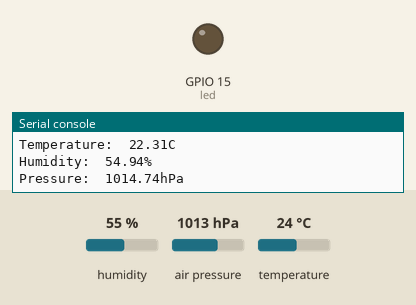
Recording of a program running on a simulated ESP32 board running MicroPython. Parts: output pins drawn as LEDs (lit = HIGH), the last lines printed to the serial console. The test bench sets the inputs (shaded band); at power-on: humidity 55 %, air pressure 1013 hPa, temperature 24 °C.

Above: at 0.19 s.
At 4.8 s:
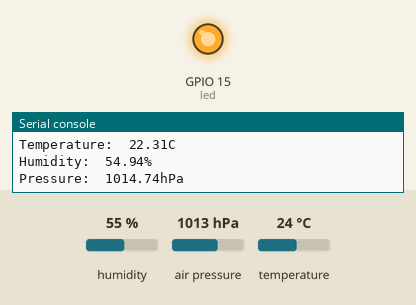
Timing chart, 0 to 5.1 s (numbered marks = the images above):
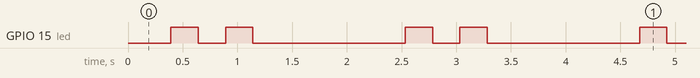

The program:

main.py
```python
from machine import Pin, I2C
#import machine
import time
import bosch_bme280


## MAIN LOOP SECTION

led = Pin(15, Pin.OUT)

i2c = I2C(1, scl=Pin(9), sda=Pin(8), freq=10000)

while True:
    bme = bosch_bme280.BME280(i2c=i2c)
    temp = bme.temperature
    hum = bme.humidity
    pres = bme.pressure

    print('\n')
    print('Temperature: ', temp)
    print('Humidity: ', hum)
    print('Pressure: ', pres)

    time.sleep(0.25)
    led.value(1)
    time.sleep(0.25)
    led.value(0)
    time.sleep(0.25)
    led.value(1)
    time.sleep(0.25)
    led.value(0)
    time.sleep(1)
```

bosch_bme280.py
```python
from machine import I2C
import time

# Bosch BMP280 address
BMP280_address = 0x76
BME280_I2CADDR = BMP280_address

# Operating Modes
BME280_OSAMPLE_1 = 1
BME280_OSAMPLE_2 = 2
BME280_OSAMPLE_4 = 3
BME280_OSAMPLE_8 = 4
BME280_OSAMPLE_16 = 5

# BME280 Registers

BME280_REGISTER_DIG_T1 = 0x88  # Trimming parameter registers
BME280_REGISTER_DIG_T2 = 0x8A
BME280_REGISTER_DIG_T3 = 0x8C

BME280_REGISTER_DIG_P1 = 0x8E
BME280_REGISTER_DIG_P2 = 0x90
BME280_REGISTER_DIG_P3 = 0x92
BME280_REGISTER_DIG_P4 = 0x94
BME280_REGISTER_DIG_P5 = 0x96
BME280_REGISTER_DIG_P6 = 0x98
BME280_REGISTER_DIG_P7 = 0x9A
BME280_REGISTER_DIG_P8 = 0x9C
BME280_REGISTER_DIG_P9 = 0x9E

BME280_REGISTER_DIG_H1 = 0xA1
BME280_REGISTER_DIG_H2 = 0xE1
BME280_REGISTER_DIG_H3 = 0xE3
BME280_REGISTER_DIG_H4 = 0xE4
BME280_REGISTER_DIG_H5 = 0xE5
BME280_REGISTER_DIG_H6 = 0xE6
BME280_REGISTER_DIG_H7 = 0xE7

BME280_REGISTER_CHIPID = 0xD0
BME280_REGISTER_VERSION = 0xD1
BME280_REGISTER_SOFTRESET = 0xE0

BME280_REGISTER_CONTROL_HUM = 0xF2
BME280_REGISTER_CONTROL = 0xF4
BME280_REGISTER_CONFIG = 0xF5
BME280_REGISTER_PRESSURE_DATA = 0xF7
BME280_REGISTER_TEMP_DATA = 0xFA
BME280_REGISTER_HUMIDITY_DATA = 0xFD

class Device:
  """Class for communicating with an I2C device.

  Allows reading and writing 8-bit, 16-bit, and byte array values to
  registers on the device."""

  def __init__(self, address, i2c):
    """Create an instance of the I2C device at the specified address using
    the specified I2C interface object."""
    self._address = address
    self._i2c = i2c

  def writeRaw8(self, value):
    """Write an 8-bit value on the bus (without register)."""
    value = value & 0xFF
    self._i2c.writeto(self._address, value)

  def write8(self, register, value):
    """Write an 8-bit value to the specified register."""
    b=bytearray(1)
    b[0]=value & 0xFF
    self._i2c.writeto_mem(self._address, register, b)

  def write16(self, register, value):
    """Write a 16-bit value to the specified register."""
    value = value & 0xFFFF
    b=bytearray(2)
    b[0]= value & 0xFF
    b[1]= (value>>8) & 0xFF
    self.i2c.writeto_mem(self._address, register, value)

  def readRaw8(self):
    """Read an 8-bit value on the bus (without register)."""
    return int.from_bytes(self._i2c.readfrom(self._address, 1),'little') & 0xFF

  def readU8(self, register):
    """Read an unsigned byte from the specified register."""
    return int.from_bytes(
        self._i2c.readfrom_mem(self._address, register, 1),'little') & 0xFF

  def readS8(self, register):
    """Read a signed byte from the specified register."""
    result = self.readU8(register)
    if result > 127:
      result -= 256
    return result

  def readU16(self, register, little_endian=True):
    """Read an unsigned 16-bit value from the specified register, with the
    specified endianness (default little endian, or least significant byte
    first)."""
    result = int.from_bytes(
        self._i2c.readfrom_mem(self._address, register, 2),'little') & 0xFFFF
    if not little_endian:
      result = ((result << 8) & 0xFF00) + (result >> 8)
    return result

  def readS16(self, register, little_endian=True):
    """Read a signed 16-bit value from the specified register, with the
    specified endianness (default little endian, or least significant byte
    first)."""
    result = self.readU16(register, little_endian)
    if result > 32767:
      result -= 65536
    return result

  def readU16LE(self, register):
    """Read an unsigned 16-bit value from the specified register, in little
    endian byte order."""
    return self.readU16(register, little_endian=True)

  def readU16BE(self, register):
    """Read an unsigned 16-bit value from the specified register, in big
    endian byte order."""
    return self.readU16(register, little_endian=False)

  def readS16LE(self, register):
    """Read a signed 16-bit value from the specified register, in little
    endian byte order."""
    return self.readS16(register, little_endian=True)

  def readS16BE(self, register):
    """Read a signed 16-bit value from the specified register, in big
    endian byte order."""
    return self.readS16(register, little_endian=False)


class BME280:
  def __init__(self, mode=BME280_OSAMPLE_1, address=BME280_I2CADDR, i2c=None,
               **kwargs):
    # Check that mode is valid.
    if mode not in [BME280_OSAMPLE_1, BME280_OSAMPLE_2, BME280_OSAMPLE_4,
                    BME280_OSAMPLE_8, BME280_OSAMPLE_16]:
        raise ValueError(
            'Unexpected mode value {0}. Set mode to one of '
            'BME280_ULTRALOWPOWER, BME280_STANDARD, BME280_HIGHRES, or '
            'BME280_ULTRAHIGHRES'.format(mode))
    self._mode = mode
    # Create I2C device.
    if i2c is None:
      raise ValueError('An I2C object is required.')
    self._device = Device(address, i2c)
    # Load calibration values.
    self._load_calibration()
    self._device.write8(BME280_REGISTER_CONTROL, 0x3F)
    self.t_fine = 0

  def _load_calibration(self):

    self.dig_T1 = self._device.readU16LE(BME280_REGISTER_DIG_T1)
    self.dig_T2 = self._device.readS16LE(BME280_REGISTER_DIG_T2)
    self.dig_T3 = self._device.readS16LE(BME280_REGISTER_DIG_T3)

    self.dig_P1 = self._device.readU16LE(BME280_REGISTER_DIG_P1)
    self.dig_P2 = self._device.readS16LE(BME280_REGISTER_DIG_P2)
    self.dig_P3 = self._device.readS16LE(BME280_REGISTER_DIG_P3)
    self.dig_P4 = self._device.readS16LE(BME280_REGISTER_DIG_P4)
    self.dig_P5 = self._device.readS16LE(BME280_REGISTER_DIG_P5)
    self.dig_P6 = self._device.readS16LE(BME280_REGISTER_DIG_P6)
    self.dig_P7 = self._device.readS16LE(BME280_REGISTER_DIG_P7)
    self.dig_P8 = self._device.readS16LE(BME280_REGISTER_DIG_P8)
    self.dig_P9 = self._device.readS16LE(BME280_REGISTER_DIG_P9)

    self.dig_H1 = self._device.readU8(BME280_REGISTER_DIG_H1)
    self.dig_H2 = self._device.readS16LE(BME280_REGISTER_DIG_H2)
    self.dig_H3 = self._device.readU8(BME280_REGISTER_DIG_H3)
    self.dig_H6 = self._device.readS8(BME280_REGISTER_DIG_H7)

    h4 = self._device.readS8(BME280_REGISTER_DIG_H4)
    h4 = (h4 << 24) >> 20
    self.dig_H4 = h4 | (self._device.readU8(BME280_REGISTER_DIG_H5) & 0x0F)

    h5 = self._device.readS8(BME280_REGISTER_DIG_H6)
    h5 = (h5 << 24) >> 20
    self.dig_H5 = h5 | (
        self._device.readU8(BME280_REGISTER_DIG_H5) >> 4 & 0x0F)

  def read_raw_temp(self):
    """Reads the raw (uncompensated) temperature from the sensor."""
    meas = self._mode
    self._device.write8(BME280_REGISTER_CONTROL_HUM, meas)
    meas = self._mode << 5 | self._mode << 2 | 1
    self._device.write8(BME280_REGISTER_CONTROL, meas)
    sleep_time = 1250 + 2300 * (1 << self._mode)

    sleep_time = sleep_time + 2300 * (1 << self._mode) + 575
    sleep_time = sleep_time + 2300 * (1 << self._mode) + 575
    time.sleep_us(sleep_time)  # Wait the required time
    msb = self._device.readU8(BME280_REGISTER_TEMP_DATA)
    lsb = self._device.readU8(BME280_REGISTER_TEMP_DATA + 1)
    xlsb = self._device.readU8(BME280_REGISTER_TEMP_DATA + 2)
    raw = ((msb << 16) | (lsb << 8) | xlsb) >> 4
    return raw

  def read_raw_pressure(self):
    """Reads the raw (uncompensated) pressure level from the sensor."""
    """Assumes that the temperature has already been read """
    """i.e. that enough delay has been provided"""
    msb = self._device.readU8(BME280_REGISTER_PRESSURE_DATA)
    lsb = self._device.readU8(BME280_REGISTER_PRESSURE_DATA + 1)
    xlsb = self._device.readU8(BME280_REGISTER_PRESSURE_DATA + 2)
    raw = ((msb << 16) | (lsb << 8) | xlsb) >> 4
    return raw

  def read_raw_humidity(self):
    """Assumes that the temperature has already been read """
    """i.e. that enough delay has been provided"""
    msb = self._device.readU8(BME280_REGISTER_HUMIDITY_DATA)
    lsb = self._device.readU8(BME280_REGISTER_HUMIDITY_DATA + 1)
    raw = (msb << 8) | lsb
    return raw

  def read_temperature(self):
    """Get the compensated temperature in 0.01 of a degree celsius."""
    adc = self.read_raw_temp()
    var1 = ((adc >> 3) - (self.dig_T1 << 1)) * (self.dig_T2 >> 11)
    var2 = ((
        (((adc >> 4) - self.dig_T1) * ((adc >> 4) - self.dig_T1)) >> 12) *
        self.dig_T3) >> 14
    self.t_fine = var1 + var2
    return (self.t_fine * 5 + 128) >> 8

  def read_pressure(self):
    """Gets the compensated pressure in Pascals."""
    adc = self.read_raw_pressure()
    var1 = self.t_fine - 128000
    var2 = var1 * var1 * self.dig_P6
    var2 = var2 + ((var1 * self.dig_P5) << 17)
    var2 = var2 + (self.dig_P4 << 35)
    var1 = (((var1 * var1 * self.dig_P3) >> 8) +
            ((var1 * self.dig_P2) >> 12))
    var1 = (((1 << 47) + var1) * self.dig_P1) >> 33
    if var1 == 0:
      return 0
    p = 1048576 - adc
    p = (((p << 31) - var2) * 3125) // var1
    var1 = (self.dig_P9 * (p >> 13) * (p >> 13)) >> 25
    var2 = (self.dig_P8 * p) >> 19
    return ((p + var1 + var2) >> 8) + (self.dig_P7 << 4)

  def read_humidity(self):
    adc = self.read_raw_humidity()
    # print 'Raw humidity = {0:d}'.format (adc)
    h = self.t_fine - 76800
    h = (((((adc << 14) - (self.dig_H4 << 20) - (self.dig_H5 * h)) +
         16384) >> 15) * (((((((h * self.dig_H6) >> 10) * (((h *
                          self.dig_H3) >> 11) + 32768)) >> 10) + 2097152) *
                          self.dig_H2 + 8192) >> 14))
    h = h - (((((h >> 15) * (h >> 15)) >> 7) * self.dig_H1) >> 4)
    h = 0 if h < 0 else h
    h = 419430400 if h > 419430400 else h
    return h >> 12

  @property
  def temperature(self):
    "Return the temperature in degrees."
    t = self.read_temperature()
    ti = t // 100
    td = t - ti * 100
    return "{}.{:02d}C".format(ti, td)

  @property
  def pressure(self):
    "Return the temperature in hPa."
    p = self.read_pressure() // 256
    pi = p // 100
    pd = p - pi * 100
    return "{}.{:02d}hPa".format(pi, pd)

  @property
  def humidity(self):
    "Return the humidity in percent."
    h = self.read_humidity()
    hi = h // 1024
    hd = h * 100 // 1024 - hi * 100
    return "{}.{:02d}%".format(hi, hd)
```

Measured:
- by itself, GPIO 15 (led): repeats every 2.1 s: LOW 0.25 s, HIGH 0.25 s, LOW 1.4 s, HIGH 0.25 s
- by itself, everything shown: repeats every 2.1 s, in 4 steps
